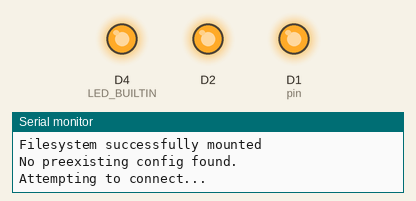
Bench run of a program on a simulated ESP8266 (Wemos D1 mini). Parts: output pins drawn as LEDs (lit = HIGH, except the on-board LED, lit = LOW), the last lines printed to the serial monitor. Storage starts empty; random numbers use the default seed unless the program sets one; no MQTT or app messages arrive unless stated.

Above: at 0.1 s.
At 6.6 s:
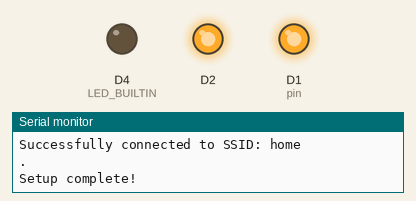
Timing chart, 0 to 8.1 s (numbered marks = the images above):
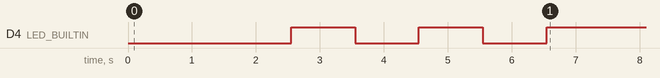

The program:

main.cpp
```cpp
#include <Arduino.h>
#include <ESP8266WiFi.h>
#include <PubSubClient.h>
#include <ArduinoJson.h>

#include "Setup.h"
#include "Toggle.h"

EventSource *eventSource;
WiFiClient wifiClient;
PubSubClient mqttClient(wifiClient);
Toggle toggles[]{
    {.id = 1, .pin = D1, .state = HIGH },
    {.id = 2, .pin = D2, .state = HIGH }
};
ToggleEventHandler eventHandler(toggles, 2);

void blinkSuccess() {
    for (int i = 0; i < 3; i++) {
        digitalWrite(LED_BUILTIN, LOW);
        delay(1000);
        digitalWrite(LED_BUILTIN, HIGH);
        delay(1000);
    }
}

void setup() {
    const char* configPath = "/config.txt";
    const char* apSsid = "LightManager";
    const char* apPassword = "ESP8266setup";
    const char* topic = "/hq/main/lights";

    Serial.begin(9600);
    pinMode(D1, OUTPUT);
    pinMode(D2, OUTPUT);
    digitalWrite(D1, HIGH);
    digitalWrite(D2, HIGH);
    pinMode(LED_BUILTIN, OUTPUT);

    SetupManager setupManager(configPath, apSsid, apPassword);
    Config config = setupManager.getConfig();
    mqttClient.setServer(strdup(config.mqtt_host), atoi(config.mqtt_port));
    eventSource = new EventSource(mqttClient, eventHandler, topic);
    DB_PRINTLN("Setup complete!");
    blinkSuccess();
}

void loop() {
    eventSource->poll();
}
```
